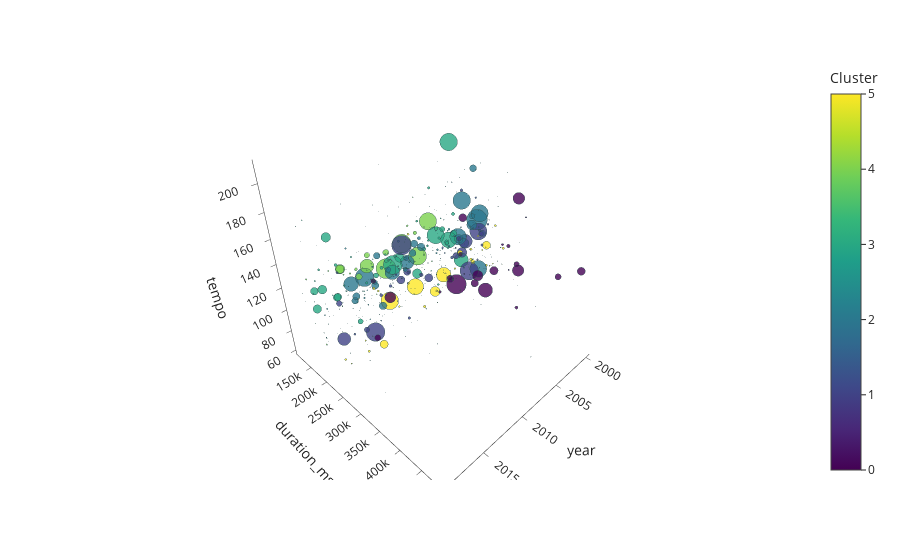

Notebook code for this chart:
### Markdown cell above
The figure below visualizes the clustered 5-dimensional scatterplot of top hits songs, with the release `year` placed on the x-axis, `duration_ms` in the y-axis, `tempo` on the z-axis, `instrumentalness` indicated on the plot's marker sizes, and the `cluster` number labeled through colors.

### Code cell
fig = px.scatter_3d(spotify_cluster_df, x='year', y='duration_ms', z='tempo',
                    color='Cluster', size='instrumentalness',
                    opacity=0.8, template="simple_white")

fig.update_traces(marker=dict(line=dict(width=0.5, color='DarkSlateGrey')),
                  selector=dict(mode='markers'))

fig.show()

### Figure 1 — Plotly figure (JSON) as saved in the notebook; plotly's stock layout.template omitted (floating-point values rounded to 4 significant figures; data arrays with more than 128 entries replaced by an {"elided": "..."} marker saying what was removed)
{"data": [{"hovertemplate": "year=%{x}<br>duration_ms=%{y}<br>tempo=%{z}<br>instrumentalness=%{marker.size}<br>Cluster=%{marker.color}<extra></extra>", "legendgroup": "", "marker": {"color": {"elided": "1899 int values"}, "coloraxis": "coloraxis", "line": {"color": "DarkSlateGrey", "width": 0.5}, "opacity": 0.8, "size": {"elided": "1899 float values"}, "sizemode": "area", "sizeref": 0.002462, "symbol": "circle"}, "mode": "markers", "name": "", "scene": "scene", "showlegend": false, "type": "scatter3d", "x": {"elided": "1899 int values"}, "y": {"elided": "1899 int values"}, "z": {"elided": "1899 float values"}}], "layout": {"coloraxis": {"colorbar": {"title": {"text": "Cluster"}}, "colorscale": [[0, "#440154"], [0.1111, "#482878"], [0.2222, "#3e4989"], [0.3333, "#31688e"], [0.4444, "#26828e"], [0.5556, "#1f9e89"], [0.6667, "#35b779"], [0.7778, "#6ece58"], [0.8889, "#b5de2b"], [1, "#fde725"]]}, "legend": {"itemsizing": "constant", "tracegroupgap": 0}, "margin": {"t": 60}, "scene": {"domain": {"x": [0, 1], "y": [0, 1]}, "xaxis": {"title": {"text": "year"}}, "yaxis": {"title": {"text": "duration_ms"}}, "zaxis": {"title": {"text": "tempo"}}}}}
